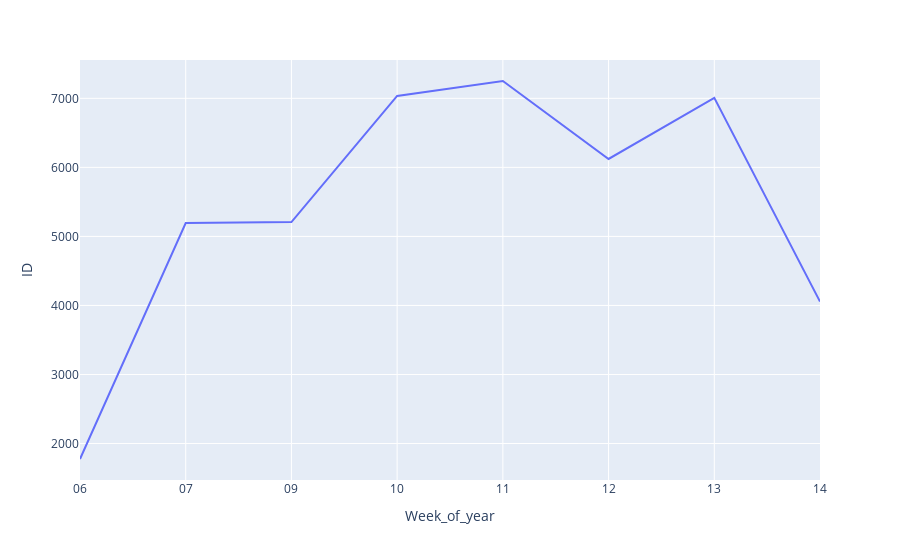

Notebook code cell kept with this figure:
### Code cell
df1['Week_of_year'] = df1['Order_Date'].dt.strftime("%U")
coluns = ['Week_of_year' , 'ID']
df_aux = df1.loc[: , coluns].groupby('Week_of_year').count().reset_index()

px.line(df_aux , x='Week_of_year', y='ID')

### Figure 1 — Plotly figure (JSON) as saved in the notebook; plotly's stock layout.template omitted (floating-point values rounded to 4 significant figures)
{"data": [{"hovertemplate": "Week_of_year=%{x}<br>ID=%{y}<extra></extra>", "legendgroup": "", "line": {"color": "#636efa", "dash": "solid"}, "marker": {"symbol": "circle"}, "mode": "lines", "name": "", "orientation": "v", "showlegend": false, "type": "scatter", "x": ["06", "07", "09", "10", "11", "12", "13", "14"], "xaxis": "x", "y": [1776, 5194, 5207, 7034, 7251, 6122, 7008, 4056], "yaxis": "y"}], "layout": {"legend": {"tracegroupgap": 0}, "margin": {"t": 60}, "xaxis": {"anchor": "y", "domain": [0, 1], "title": {"text": "Week_of_year"}}, "yaxis": {"anchor": "x", "domain": [0, 1], "title": {"text": "ID"}}}}
